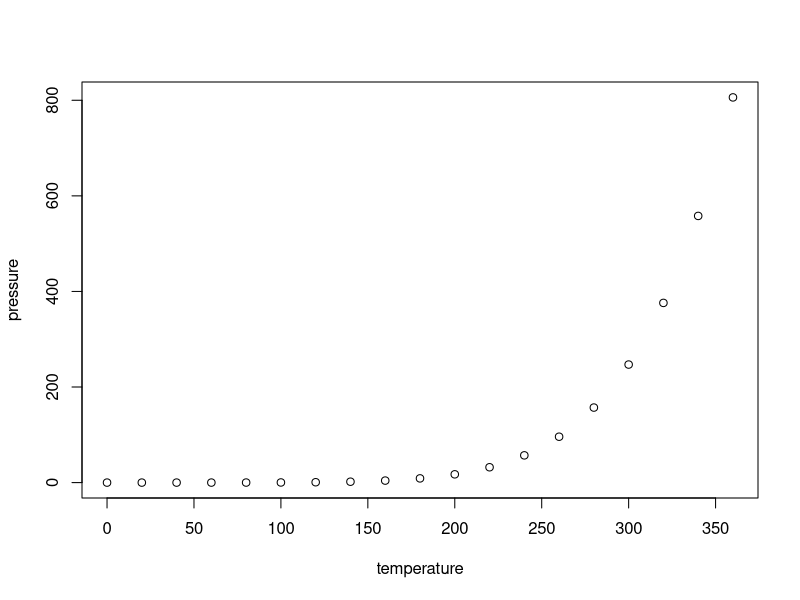
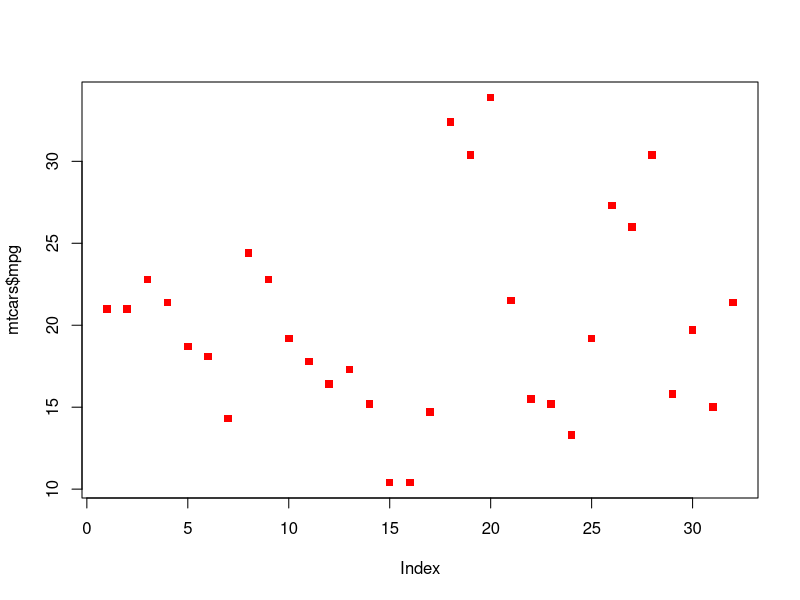

These figures' R source, in order:
## ---- chunk 1
knitr::opts_chunk$set(fig.width=6, fig.height=6, fig.path='wykresy/',
                      fig.align='center', dpi = 300, tidy=TRUE,
                      echo=FALSE, warning=FALSE, message=FALSE)
## ---- chunk 2
summary(cars)
## ---- chunk 3
plot(pressure)
## ---- chunk 4
plot(mtcars$mpg, col = "red", pch = 15)
